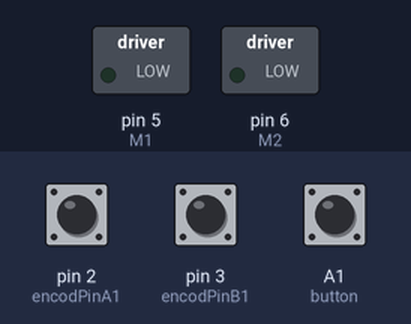
The sketch below on a simulated Arduino Nano, built with avr-gcc and run on an emulated ATmega328P. Parts: switched loads named in the sketch (green lamp = pin HIGH). Dashed ring = blinking. The test bench sets the inputs (shaded band); at power-on: A1 (button) HIGH, pin 3 (encodPinB1) HIGH, pin 2 (encodPinA1) HIGH. What the sketch prints to the serial monitor is not drawn.

Above: at 1.2 s.
1.3 s: A1 (button) pulled LOW for 1 s
At 1.36 s:
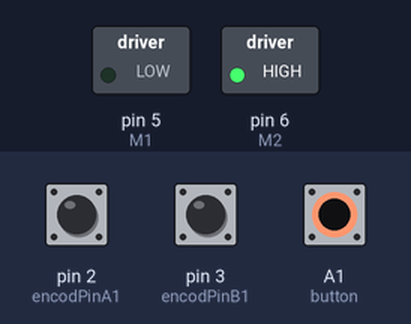
3.8 s: pin 3 (encodPinB1) pulled LOW for 0.15 s
At 4.3 s:
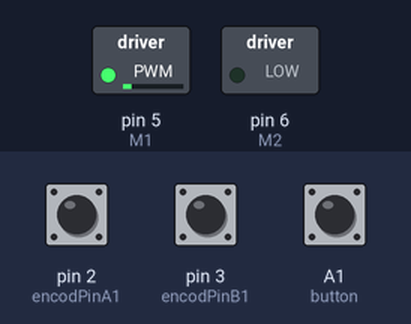
6.8 s: pin 3 (encodPinB1) pulled LOW for 1 s
9.8 s: pin 3 (encodPinB1) pulled LOW for 0.15 s
12.8 s: A1 (button) pulled LOW for 0.15 s
At 13.24 s:
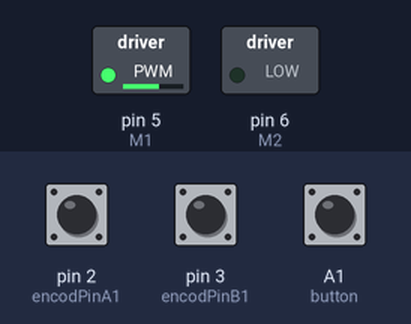
15.9 s: A1 (button) pulled LOW for 3.2 s
At 15.96 s:
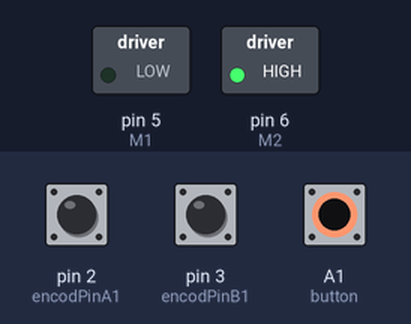
Timing chart, 0 to 25.7 s (numbered marks = the images above; inputs shaded):
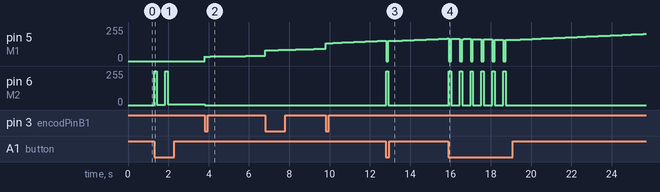

Measured:
- after the input at 1.3 s, pin 6 (M2): 0/255 → 255/255 at once, → 3/255 0.12 s later, → 255/255 0.42 s later, → 6/255 0.12 s later
- after the input at 3.8 s, pin 6 (M2): 6/255 → 0/255 at once
- after the input at 12.8 s, pin 6 (M2): 0/255 → 255/255 at once, → 0/255 0.12 s later
- after the input at 15.9 s, pin 6 (M2): alternates 255/255 for 0.12 s and 0/255 for 0.42 s, 12 changes in all, then stays 0/255, starting at once
- by itself, pin 5 (M1): ramps from 0/255 to 203/255 and jumps back, once every 0.54 s

The sketch:

motor_pid_working_nano.ino
```cpp
//#include <PinChangeInt.h>
#include <PID_v1.h>
#define encodPinA1      2                       // Quadrature encoder A pin
#define encodPinB1      3                       // Quadrature encoder B pin
#define M1              5                       // PWM outputs to L298N H-Bridge motor driver module
#define M2              6
#define button          A1

double kp = 40 , ki = 2.3 , kd = 0.01;             // modify for optimal performance
double input = 0, output = 0, setpoint = 0;
long temp;
volatile long encoderPos = 0;
unsigned long current, previous, interval = 120;

PID myPID(&input, &output, &setpoint, kp, ki, kd, DIRECT);  // if motor will only run at full speed try 'REVERSE' instead of 'DIRECT'

void setup() {
  pinMode(encodPinA1, INPUT_PULLUP);                  // quadrature encoder input A
  pinMode(encodPinB1, INPUT_PULLUP);                  // quadrature encoder input B
  pinMode(button, INPUT_PULLUP);
  attachInterrupt(digitalPinToInterrupt(3) , count1, FALLING); // update encoder position
  TCCR1B = TCCR1B & 0b11111000 | 1;                   // set 31KHz PWM to prevent motor noise
  myPID.SetMode(AUTOMATIC);
  myPID.SetSampleTime(10);
  myPID.SetOutputLimits(-255, 255);
  Serial.begin (115200);                              // for debugging
  setpoint = 0;                       // modify to fit motor and encoder characteristics, potmeter connected to A0
}

void loop() {

  input = encoderPos ;                                // data from encoder
  Serial.print(encoderPos);                      // monitor motor position
  myPID.Compute();                                    // calculate new output
  pwmOut(output);
  Serial.print(",");
  Serial.print(output);// drive L298N H-Bridge module
  Serial.print(",");
  Serial.println(setpoint);// drive L298N H-Bridge module
  // if((output<=1.5 )&& (output>=-1.7)) {
  //  setpoint=0;
  // }
  if (digitalRead(button) == LOW) {
    shiftup();
    delay(300);
  }
}

void pwmOut(int out) {                                // to H-Bridge board
  if (out > 0) {
    analogWrite(M1, out);                             // drive motor CW
    analogWrite(M2, 0);
  }
  else {
    analogWrite(M1, 0);
    analogWrite(M2, abs(out));                        // drive motor CCW
  }
}

void count1() {
  if (digitalRead(encodPinA1) == HIGH) {
    encoderPos--;
  } else {
    encoderPos++;
  }
}

void shiftup() {                      //FIX
  setpoint = -12;
  previous = millis();
  previous += interval;
  // while((output<=1.7 )&& (output>=-1.7)){

  while (1) {
    current = millis();
    if (current > previous) {
      break;
    }
    input = encoderPos ;                                // data from encoder
    myPID.Compute();                                    // calculate new output
    pwmOut(output);
  }
  setpoint = 0;
  previous = millis();
  previous += interval;
  //while((output<=1.7 )&& (output>=-1.7)){
  while (1) {
    current = millis();
    if (current > previous) {
      break;
    }
    input = encoderPos ;                                // data from encoder

    myPID.Compute();                                    // calculate new output
    pwmOut(output);
  }
}
```
